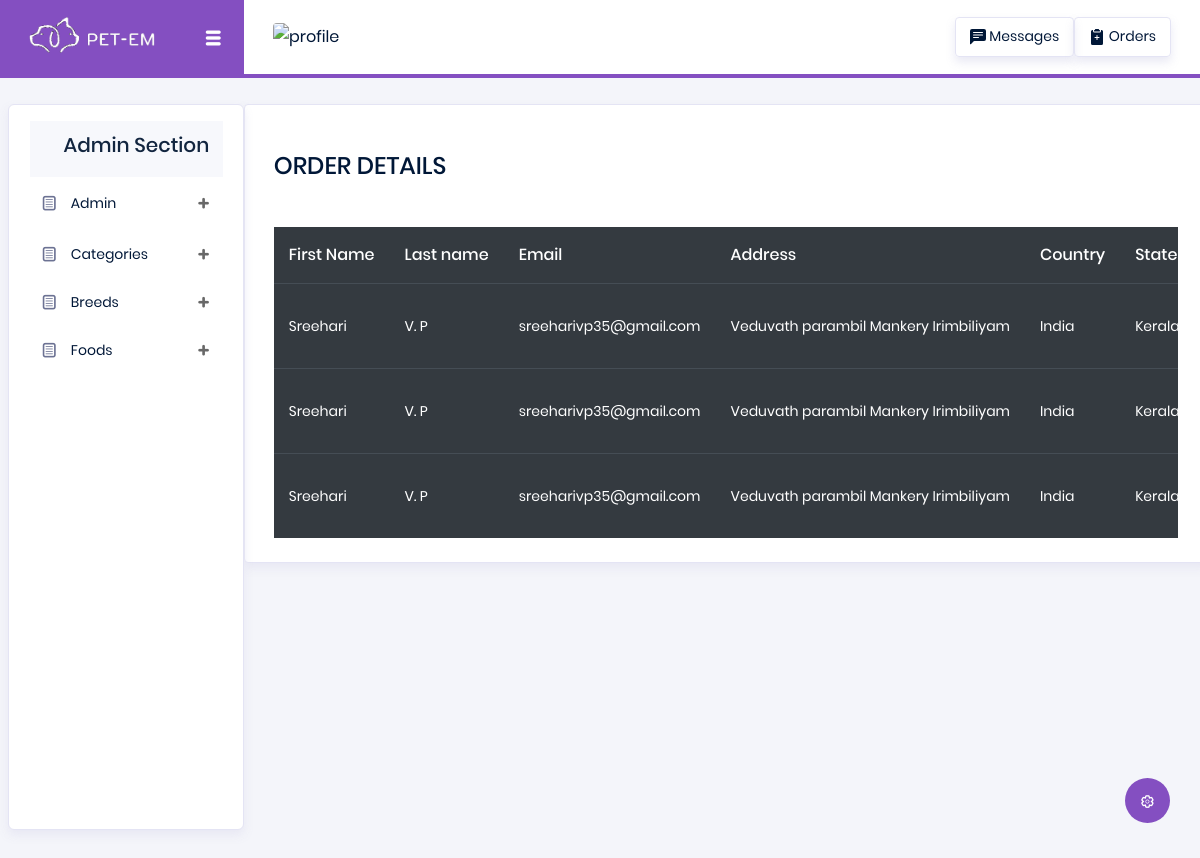
/backend/discheckout/, run on the app's committed database.
### backend/models.py (models this page shows)
class checkout(models.Model):
    Fname = models.CharField(max_length=50, null=True, blank=True)
    Lname = models.CharField(max_length=100, null=True, blank=True)
    Email = models.EmailField(max_length=100,null=True, blank=True)
    Address = models.CharField(max_length=100,null=True, blank=True)
    Country = models.CharField(max_length=100,null=True, blank=True)
    State = models.CharField(max_length=100,null=True, blank=True)
    Pin = models.IntegerField(null=True, blank=True)
    Food = models.CharField(max_length=100,null=True, blank=True)
    Pin = models.IntegerField(null=True, blank=True)
    NOC = models.CharField(max_length=100, null=True, blank=True)
    CCN = models.IntegerField(null=True, blank=True)
    Expiration = models.CharField(max_length=100,null=True, blank=True)
    CVV = models.IntegerField(null=True, blank=True)

### backend/views.py (the view)
# urls.py: path('discheckout/', views.discheckout, name="discheckout"),
def discheckout(r):
    data=checkout.objects.all()
    return render(r,"checkoutdisplay.html",{"data":data})

### backend/templates/checkoutdisplay.html (shortened to what this page needs)
<!DOCTYPE html>
{% extends "index.html" %}
{% block content %}
<html lang="en">
<head>
</head>
<body>
<div class="card">
                <div class="card-body"><br>
                  <h4>ORDER DETAILS</h4>
                  <br>
                  <div class="table-responsive pt-3">
                    <table class="table table-dark">
                      <thead>
                        <tr>
                          <th>
                            First Name
                          </th>
                          <th>
                            Last name
                          </th>
                          <th>
                            Email
                          </th>
                          <th>
                            Address
                          </th>
                          <th>
                            Country
                          </th>
                          <th>
                            State
                          </th>
                        </tr>
                      </thead>
                      <tbody>
                      {% for d in data %}
                        <tr>
                          <td>
                            {{d.Fname}}
                          </td>
                          <td>
                            {{d.Lname}}
                          </td>
                          <td>
                            {{d.Email}}
                          </td>
                          <td>
                            {{d.Address}}
                          </td>
                          <td>
                            {{d.Country}}
                          </td>
                          <td>
                            {{d.State}}
                          </td>
                        </tr>
                      {% endfor %}
                      </tbody>
                    </table>
                  </div>
                </div>
              </div>
</body>
</html>
{% endblock %}

### data on the page
checkout: Fname "Sreehari", Lname "V. P", Email "sreeharivp35@gmail.com", Address "Veduvath parambil Mankery Irimbiliyam", Country "India", State "Kerala"
checkout: Fname "Sreehari", Lname "V. P", Email "sreeharivp35@gmail.com", Address "Veduvath parambil Mankery Irimbiliyam", Country "India", State "Kerala"
checkout: Fname "Sreehari", Lname "V. P", Email "sreeharivp35@gmail.com", Address "Veduvath parambil Mankery Irimbiliyam", Country "India", State "Kerala"
